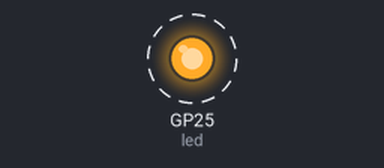
Bench run of a program on a simulated Raspberry Pi Pico running MicroPython. On the bench: output pins drawn as LEDs (lit = HIGH). Dashed ring = blinking. What the program prints to the serial console is not drawn.

Above: at 0.5 s.
Timing chart, 0 to 4.6 s (numbered marks = the images above):
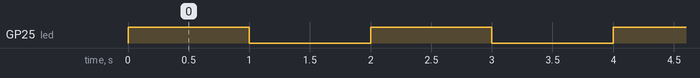

The program:

lesson9_1.py
```python
from machine import Pin
from time import sleep
led = Pin("LED", Pin.OUT)
#led = Pin(0, Pin.OUT)
while True:
    led.value(1)
    print("LED on")
#led.value(0)
    sleep(1)
    led.value(0)
    print("LED off")
    sleep(1)
```

Measured:
- by itself, GP25 (led): alternates HIGH for 1.0 s and LOW for 1.0 s
